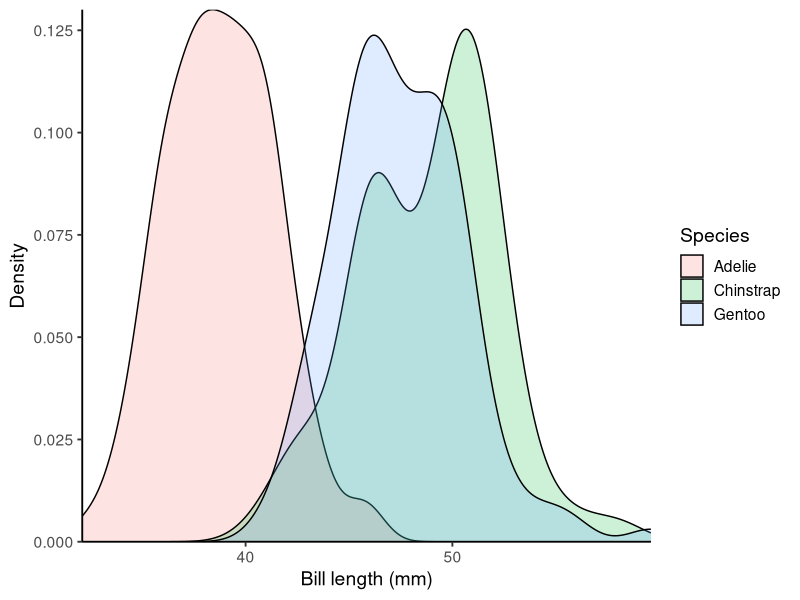

This figure's R source:
## ---- chunk 1
#| message: false
#| warning: false
#| label: fig-penguins
#| fig-cap: "The above plot shows the boxplots of the bill length (in mm) for each species."
library(tidyverse)
library(palmerpenguins)
theme_set(theme_classic(base_size = 14))
ggplot(penguins, aes(bill_length_mm)) +
  geom_density(aes(fill = species), alpha = 0.2) +
  labs(fill = "Species", x = "Bill length (mm)", y = "Density") + 
  scale_y_continuous(expand = c(0, 0)) +
  scale_x_continuous(expand = c(0, 0))
